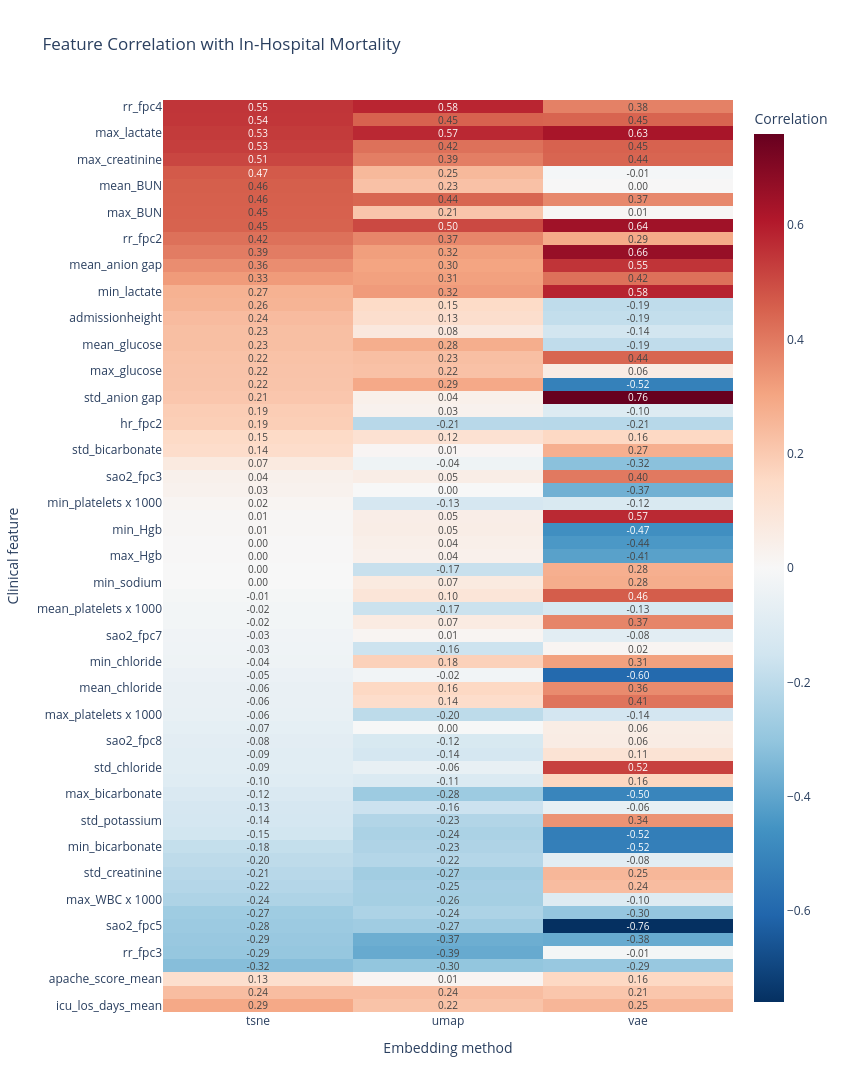

The notebook cell this image was saved under:
### Markdown cell above
## Correlation heatmap + save

### Code cell
# Add APACHE and LOS correlations to the feature correlation table

extra_wide = (
    extra_corr_df
    .pivot(index="feature", columns="method", values="correlation")
    .reset_index()
)

correlation_plot_data = pd.concat(
    [feature_mortality_correlations, extra_wide],
    ignore_index=True
)

# Create Figure 8 style heatmap

fig = px.imshow(
    correlation_plot_data.set_index("feature")[["tsne", "umap", "vae"]],
    labels=dict(
        x="Embedding method",
        y="Clinical feature",
        color="Correlation"
    ),
    title="Feature Correlation with In-Hospital Mortality",
    aspect="auto",
    color_continuous_scale="RdBu_r",
    color_continuous_midpoint=0,
    text_auto=".2f"
)

fig.update_layout(
    width=850,
    height=1800
)

fig.show()

# Save interactive figure

fig.write_html(
    PLOTS_DIR / "feature_mortality_correlation.html"
)

print("Saved:", PLOTS_DIR / "feature_mortality_correlation.html")

### Figure 1 — Plotly figure (JSON) as saved in the notebook; plotly's stock layout.template omitted (floating-point values rounded to 4 significant figures; data arrays with more than 128 entries replaced by an {"elided": "..."} marker saying what was removed)
{"data": [{"coloraxis": "coloraxis", "hovertemplate": "Embedding method: %{x}<br>Clinical feature: %{y}<br>Correlation: %{z}<extra></extra>", "name": "0", "texttemplate": "%{z:.2f}", "type": "heatmap", "x": ["tsne", "umap", "vae"], "xaxis": "x", "y": ["rr_fpc4", "min_creatinine", "max_lactate", "mean_creatinine", "max_creatinine", "min_BUN", "mean_BUN", "std_lactate", "max_BUN", "mean_lactate", "rr_fpc2", "max_anion gap", "mean_anion gap", "min_anion gap", "min_lactate", "min_potassium", "admissionheight", "mean_potassium", "mean_glucose", "std_glucose", "max_glucose", "min_glucose", "std_anion gap", "max_potassium", "hr_fpc2", "total_lab_measurements", "std_bicarbonate", "admissionweight", "sao2_fpc3", "age", "min_platelets x 1000", "std_sodium", "min_Hgb", "mean_Hgb", "max_Hgb", "sao2_fpc4", "min_sodium", "max_sodium", "mean_platelets x 1000", "mean_sodium", "sao2_fpc7", "std_BUN", "min_chloride", "hr_fpc1", "mean_chloride", "max_chloride", "max_platelets x 1000", "rr_fpc1", "sao2_fpc8", "sao2_fpc2", "std_chloride", "std_Hgb", "max_bicarbonate", "min_WBC x 1000", "std_potassium", "mean_bicarbonate", "min_bicarbonate", "mean_WBC x 1000", "std_creatinine", "sao2_fpc1", "max_WBC x 1000", "std_platelets x 1000", "sao2_fpc5", "sao2_fpc6", "rr_fpc3", "std_WBC x 1000", "apache_score_mean", "hospital_los_days_mean", "icu_los_days_mean"], "yaxis": "y", "z": {"elided": "69x3 float values"}}], "layout": {"coloraxis": {"autocolorscale": false, "cmid": 0, "colorbar": {"title": {"text": "Correlation"}}, "colorscale": [[0, "rgb(5,48,97)"], [0.1, "rgb(33,102,172)"], [0.2, "rgb(67,147,195)"], [0.3, "rgb(146,197,222)"], [0.4, "rgb(209,229,240)"], [0.5, "rgb(247,247,247)"], [0.6, "rgb(253,219,199)"], [0.7, "rgb(244,165,130)"], [0.8, "rgb(214,96,77)"], [0.9, "rgb(178,24,43)"], [1, "rgb(103,0,31)"]]}, "height": 1800, "title": {"text": "Feature Correlation with In-Hospital Mortality"}, "width": 850, "xaxis": {"anchor": "y", "domain": [0, 1], "title": {"text": "Embedding method"}}, "yaxis": {"anchor": "x", "autorange": "reversed", "domain": [0, 1], "title": {"text": "Clinical feature"}}}}
